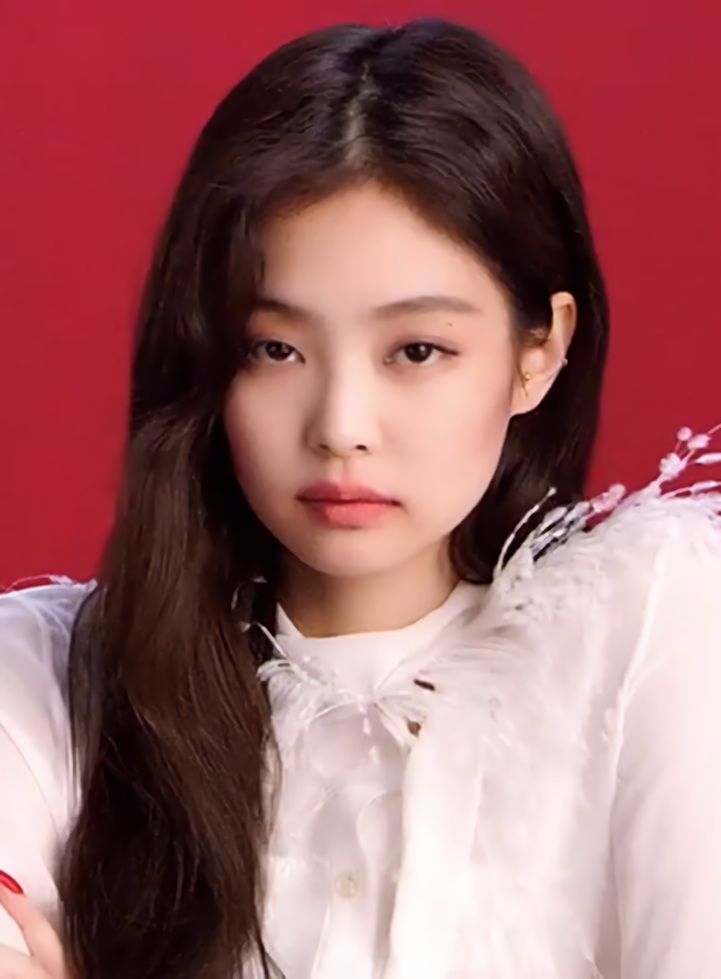
#> input picture photos/jennie/1.png, 721 x 979 px, shrunk from 1194 x 1622 before the run, given in place of 1.jpeg, which was not available
$ python face_detection.py
#> lines starting #> are read from the running program, lines starting #| are printed output that depends on the picture; after the words box and inside, x2 and y2 are one past the last pixel; in counts of white or black regions, pixels touching at a corner belong together; pictures that were not available may be replaced by others from this repository, and a replacement may not be noted
import cv2 as cv

img = cv.imread('photos/train/lisa/1.jpeg')
#> img is the input picture: shape (979, 721, 3); mean B, G, R 103.4, 100.7, 156.4
gray = cv.cvtColor(img, cv.COLOR_BGR2GRAY)
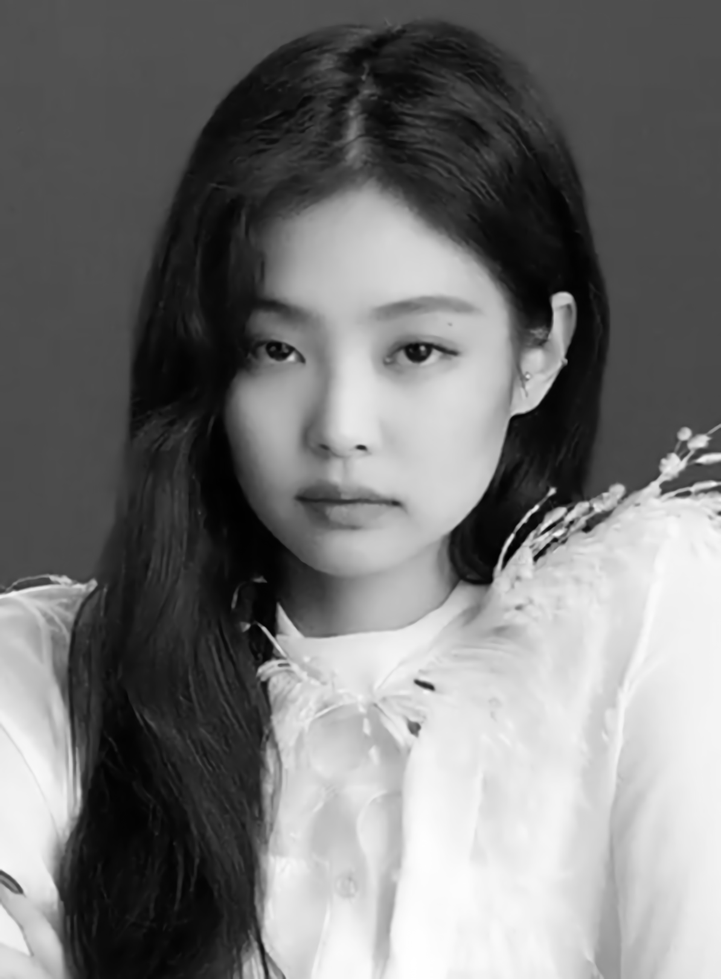
#> gray: shape (979, 721); min 0, max 255, mean 117.6

# cascade classifier get xml haarcascade file
haar_cascade = cv.CascadeClassifier('haarcascades/haar_face.xml')\
# get bounding box of face
# scaleFactor : specifying how much the image size is reduced at each image scale
# minNeighbors : specifying how many neighbors each candidate rectangle should have to retain it.
# the less minNeighbors the more noisey
faces_rect = haar_cascade.detectMultiScale(gray, scaleFactor=1.1, minNeighbors=7)
#> faces_rect = [[178, 217, 352, 352]]

print(f'Number of faces found = {len(faces_rect)}')
#| Number of faces found = 1

for (x, y, w, h) in faces_rect:
    cv.rectangle(img, (x,y), (x+w,y+h), (0,255,0), thickness=2)
#> this loop made 1 pass
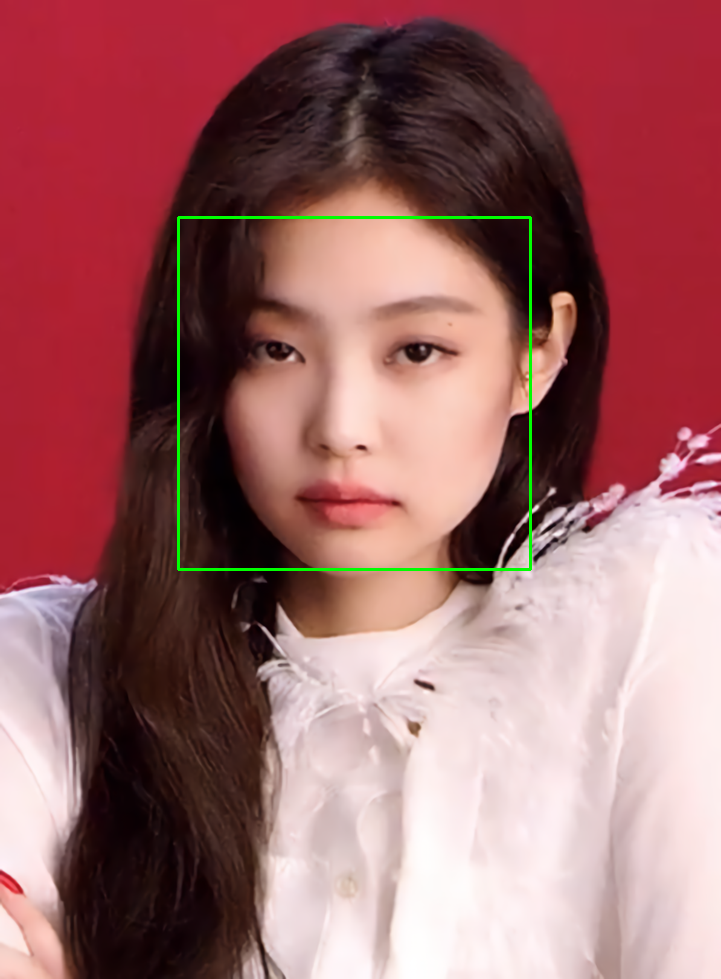
#> img: shape (979, 721, 3); 0.6% of pixels changed, all inside (x1, y1, x2, y2) = (177, 216, 532, 571)

cv.imshow('Lisa Detected Faces', img)

group_img = cv.imread('photos/blackpink/jennie_jisoo_lisa_rose.jpg')
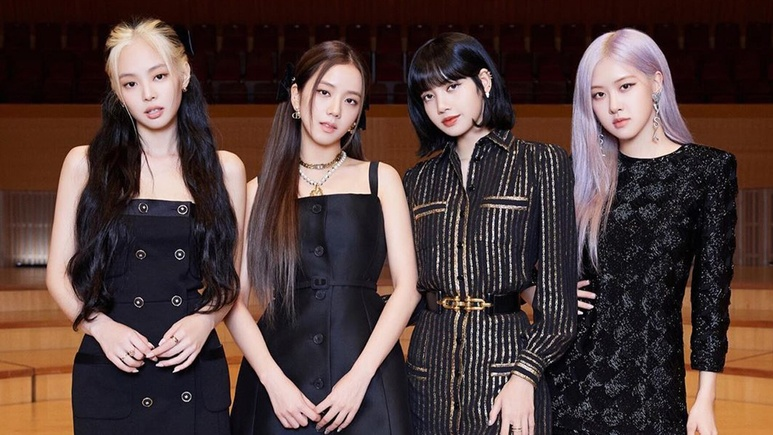
#> input picture photos/blackpink/jennie_jisoo_lisa_rose.jpg, 773 x 435 px, shrunk from 1280 x 720 before the run
#> group_img is the input picture: shape (435, 773, 3); mean B, G, R 59.3, 61.9, 81.4
group_gray = cv.cvtColor(group_img, cv.COLOR_BGR2GRAY)
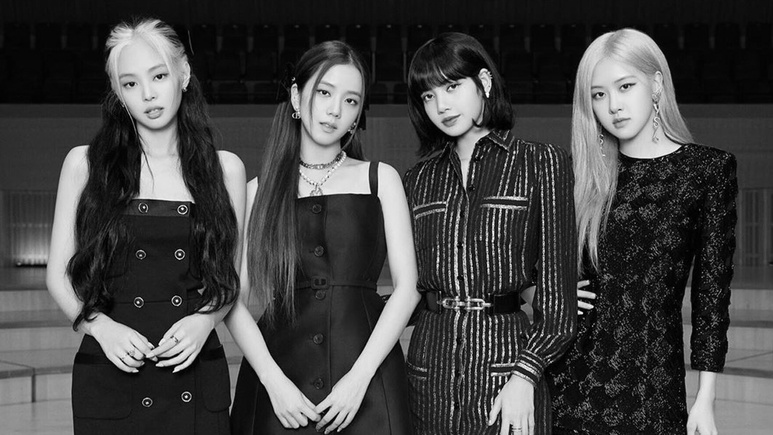
#> group_gray: shape (435, 773); min 0, max 255, mean 67.4

group_haar_cascade = cv.CascadeClassifier('haarcascades/haar_face.xml')
group_faces_rect = group_haar_cascade.detectMultiScale(group_gray, scaleFactor=1.1, minNeighbors=3)
#> group_faces_rect = [[603, 181, 56, 56], [300, 67, 74, 74], [107, 49, 79, 79], [572, 58, 83, 83], [580, 22, 91, 91]]

print(f'Number of faces found = {len(group_faces_rect)}')
#| Number of faces found = 5

for (x, y, w, h) in group_faces_rect:
    cv.rectangle(group_img, (x,y), (x+w,y+h), (0,255,0), thickness=2)
#> this loop made 5 passes
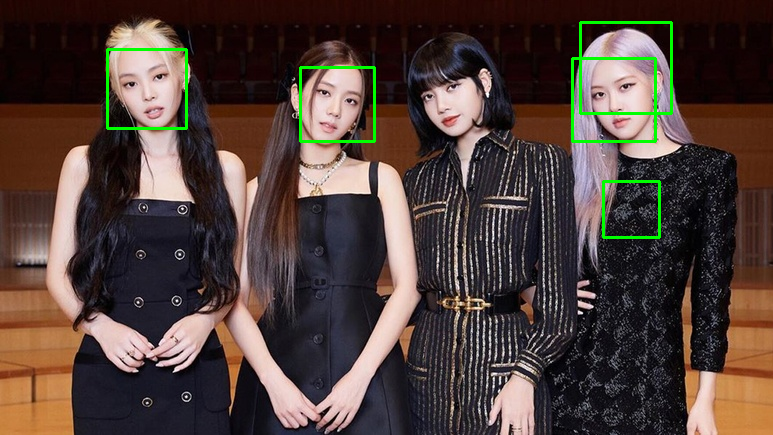
#> group_img: shape (435, 773, 3); 1.36% of pixels changed, all inside (x1, y1, x2, y2) = (106, 21, 673, 239)

cv.imshow('Blackpink Detected Faces', group_img)

cv.waitKey(0)
